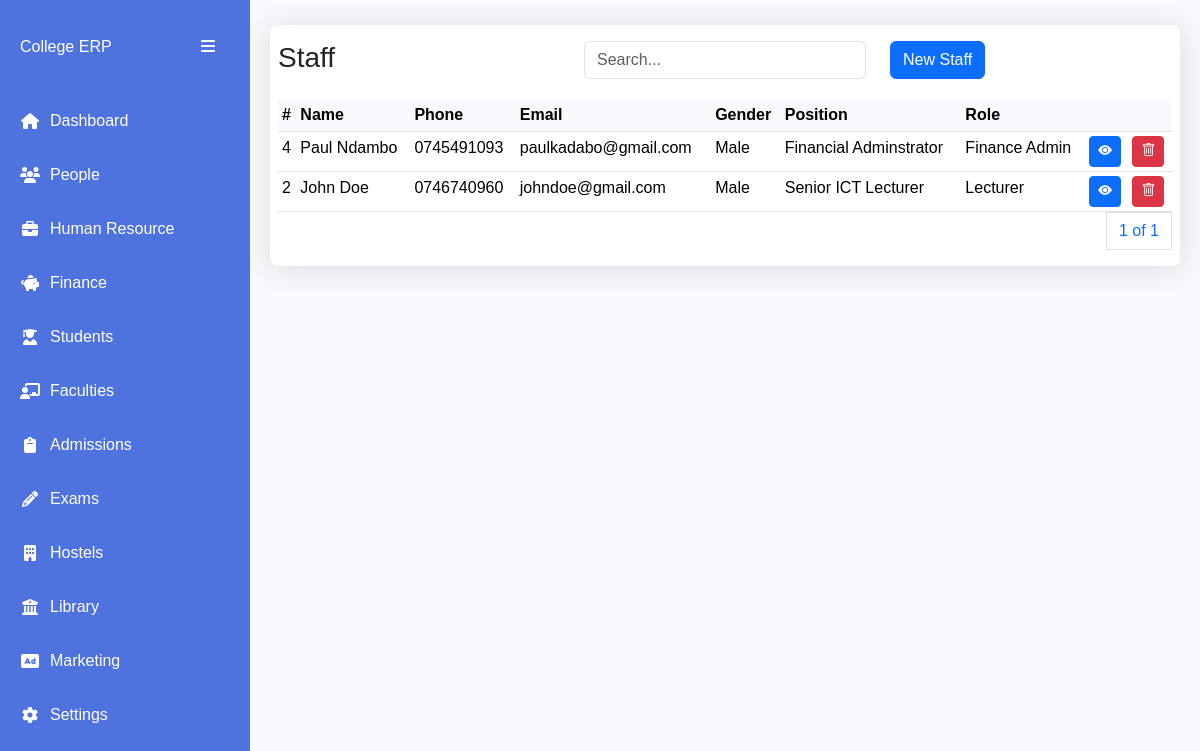
Page /staff/ on the committed database.
### apps/staff/models.py (models this page shows, shortened)
class Staff(AbsoluteBaseModel):
    user = models.OneToOneField("users.User", on_delete=models.CASCADE)
    staff_number = models.CharField(max_length=255)
    department = models.ForeignKey(Department, on_delete=models.CASCADE)
    position = models.CharField(max_length=255, null=True)

### apps/users/models.py (models this page shows, shortened)
class User(AbstractUser, AbsoluteBaseModel):
    role = models.ForeignKey(UserRole, on_delete=models.CASCADE, null=True)
    gender = models.CharField(max_length=10, choices=GENDER_CHOICES)
    phone_number = models.CharField(max_length=255)
    id_number = models.CharField(max_length=255, null=True)
    passport_number = models.CharField(max_length=255, null=True)
    address = models.CharField(max_length=255, null=True)
    postal_code = models.CharField(max_length=255, null=True)
    city = models.CharField(max_length=255, null=True)
    state = models.CharField(max_length=255, null=True)
    country = models.CharField(max_length=255, null=True)
    date_of_birth = models.DateField(null=True)
    def name(self):
        return f"{self.first_name} {self.last_name}"

### apps/core/models.py (models this page shows)
class AbsoluteBaseModel(models.Model):
    created_on = models.DateTimeField(auto_now_add=True)
    updated_on = models.DateTimeField(auto_now=True)
    class Meta:
        abstract = True

class UserRole(AbsoluteBaseModel):
    name = models.CharField(max_length=255)
    def __str__(self):
        return self.name

### apps/staff/views.py (the view)
# urls.py: path("", StaffListView.as_view(), name="staff"),
class StaffListView(ListView):
    model = Staff
    template_name = "staff/staff.html"
    context_object_name = "staffs"
    paginate_by = 9
    user_roles = UserRole.objects.exclude(name__in=["Student", "Admin"]).all()
    departments = Department.objects.all()
    def get_queryset(self):
        queryset = super().get_queryset()
        search_query = self.request.GET.get("search", "")
        if search_query:
            queryset = queryset.filter(
                Q(id__icontains=search_query)
                | Q(user__first_name__icontains=search_query)
            )
        return queryset.order_by("-created_on")
    def get_context_data(self, **kwargs):
        context = super().get_context_data(**kwargs)
        context["search_query"] = self.request.GET.get("search", "")
        context["user_roles"] = self.user_roles
        context["departments"] = self.departments
        return context

### templates/staff/staff.html (shortened to what this page needs)
{% extends "base1.html" %}
{% block content %}
<div class="table-card">
    <div class="row py-3 px-2">
      <div class="col">
          <h3>Staff</h3>
      </div>
      <div class="col">
          <input type="text" class="form-control" placeholder="Search..."
          id="searchInput" value="{{ search_query }}">
      </div>
      <div class="col">
        <button class="btn btn-primary" data-bs-toggle="modal" data-bs-target="#newStaffModal">New Staff</button>
        </div>
  </div>
      <div class="table-container px-2">
        <table class="table data-table table-sm">
          <thead>
            <tr>
              <th scope="col">#</th>
              <th scope="col">Name</th>
              <th scope="col">Phone</th>
              <th scope="col">Email</th>
              <th scope="col">Gender</th>
              <th scope="col">Position</th>
              <th scope="col">Role</th>
              <th scope="col" colspan="3"></th>
            </tr>
          </thead>
          <tbody>
            {% for staff in staffs %}
            <tr>
              <td>{{staff.id}}</td>
              <td>{{staff.user.name}}</td>
              <td>{{staff.user.phone_number}}</td>
              <td>{{staff.user.email}}</td>
              <td>{{staff.user.gender}}</td>
              <td>{{staff.position}}</td>
              <td>{{staff.user.role}}</td>
              <td>
                <a href="{% url 'staff-details' staff.id %}" class="btn btn-primary btn-sm"><i class="bi bi-eye-fill"></i></a>
              </td>
              <td><a class="btn btn-danger btn-sm" data-bs-toggle="modal" data-bs-target="#deleteStaffModal{{ staff.id }}">
                <i class="bi bi-trash"></i>
              </a></td>
            </tr>
            {% endfor %}
          </tbody>
        </table>
        <div>
          <nav aria-label="Page navigation example">
            <ul class="pagination justify-content-end">
              <a class="page-link" href="#">{{ page_obj.number }} of {{ page_obj.paginator.num_pages }}</a>
            </ul>
          </nav>
        </div>
      </div>
{% endblock content %}

### templates/base1.html (style rules this page uses)
:root { --sidebar-width: 250px; --sidebar-collapsed-width: 70px; --primary-color: #4e73df; --secondary-color: #858796; }
body { background-color: #f8f9fc; font-family: 'Nunito', sans-serif; overflow-x: hidden; }
.table-card { background: white; border-radius: 8px; box-shadow: 0 0.15rem 1.75rem 0 rgba(58, 59, 69, 0.15); margin: 5px 0; }
.table-container { overflow-x: auto; }
.data-table { margin-bottom: 0; }
.data-table th { background-color: #f8f9fc; border-top: none; white-space: nowrap; cursor: pointer; }

### rows in the picture
Staff: id "4", user.name "Paul Ndambo", user.phone_number "0745491093", user.email "paulkadabo@gmail.com", user.gender "Male", position "Financial Adminstrator", user.role "Finance Admin"
Staff: id "2", user.name "John Doe", user.phone_number "0746740960", user.email "johndoe@gmail.com", user.gender "Male", position "Senior ICT Lecturer", user.role "Lecturer"

### other values in the picture
{{ page_obj.number }} "1"
{{ page_obj.paginator.num_pages }} "1"
